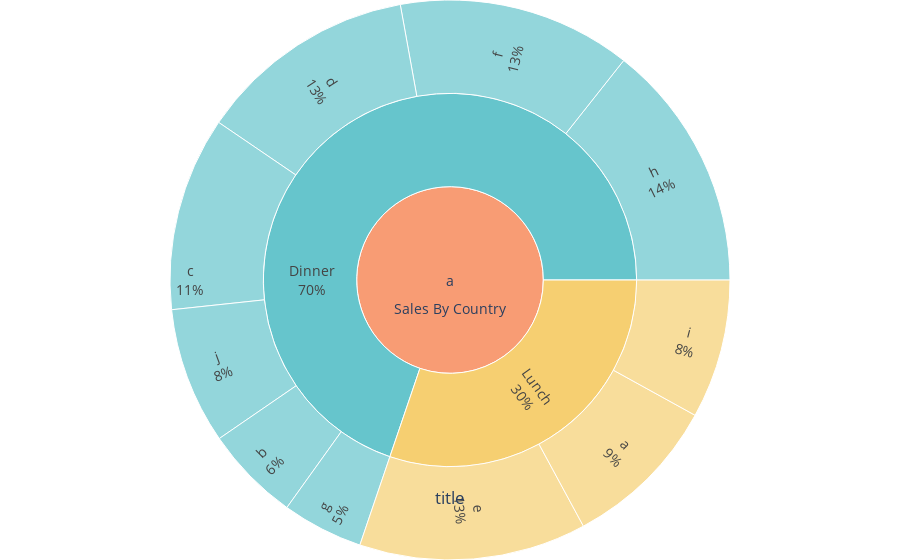

Notebook cell for this chart:
### Code cell
import plotly.express as px
df = {
    'names': ['a', 'b', 'c', 'd', 'e', 'f', 'g', 'h', 'i', 'j'],
    'day': ['Thur', 'Fri', 'Sat', 'Sun', 'Thur', 'Fri', 'Sat', 'Sun', 'Thur', 'Fri'],
    'time': ['Lunch', 'Dinner', 'Dinner', 'Dinner', 'Lunch', 'Dinner', 'Dinner', 'Dinner', 'Lunch', 'Dinner'],
    'total_bill': [16.99, 10.34, 21.01, 23.68, 24.59, 25.29, 8.77, 26.88, 15.04, 14.78],
    'parent': ['a', 'a', 'a', 'a', 'a', 'a', 'a', 'a', 'a', 'a'],
}
fig= px.sunburst(
    df, 
    path=['parent', 'time', 'names'], 
    values='total_bill',
    color='time',
    color_discrete_sequence=px.colors.qualitative.Pastel,
    )

fig.update_layout(
    annotations=[
        dict(
            text='Sales By Country', 
            x=0.5,
            y=0.45,
            showarrow=False,
            xref="paper",
            yref="paper",
            font=dict(
                size=14
                )
            )
        ],
    title=dict(
        text='title',
        x=0.5,
        y=0.1,
        xanchor='center',
        yanchor='bottom',
        ),
    margin = dict(t=0, l=0, r=0, b=0),
    # width=600,
    # height=600,
    autosize=False,
    hovermode= False, # ['x', 'y', 'closest', False]
    )
fig.update_traces(
    textinfo='label+percent entry',
    textfont_size=14,
    insidetextorientation='radial',
    )
fig.show()

### Figure 1 — Plotly figure (JSON) as saved in the notebook; plotly's stock layout.template omitted (floating-point values rounded to 4 significant figures)
{"data": [{"branchvalues": "total", "customdata": [["Dinner"], ["Dinner"], ["Dinner"], ["Dinner"], ["Dinner"], ["Dinner"], ["Dinner"], ["Lunch"], ["Lunch"], ["Lunch"], ["Dinner"], ["Lunch"], ["(?)"]], "domain": {"x": [0, 1], "y": [0, 1]}, "hovertemplate": "labels=%{label}<br>total_bill=%{value}<br>parent=%{parent}<br>id=%{id}<br>time=%{customdata[0]}<extra></extra>", "ids": ["a/Dinner/b", "a/Dinner/c", "a/Dinner/d", "a/Dinner/f", "a/Dinner/g", "a/Dinner/h", "a/Dinner/j", "a/Lunch/a", "a/Lunch/e", "a/Lunch/i", "a/Dinner", "a/Lunch", "a"], "insidetextorientation": "radial", "labels": ["b", "c", "d", "f", "g", "h", "j", "a", "e", "i", "Dinner", "Lunch", "a"], "marker": {"colors": ["rgb(102, 197, 204)", "rgb(102, 197, 204)", "rgb(102, 197, 204)", "rgb(102, 197, 204)", "rgb(102, 197, 204)", "rgb(102, 197, 204)", "rgb(102, 197, 204)", "rgb(246, 207, 113)", "rgb(246, 207, 113)", "rgb(246, 207, 113)", "rgb(102, 197, 204)", "rgb(246, 207, 113)", "rgb(248, 156, 116)"]}, "name": "", "parents": ["a/Dinner", "a/Dinner", "a/Dinner", "a/Dinner", "a/Dinner", "a/Dinner", "a/Dinner", "a/Lunch", "a/Lunch", "a/Lunch", "a", "a", ""], "textfont": {"size": 14}, "textinfo": "label+percent entry", "type": "sunburst", "values": [10.34, 21.01, 23.68, 25.29, 8.77, 26.88, 14.78, 16.99, 24.59, 15.04, 130.8, 56.62, 187.4]}], "layout": {"annotations": [{"font": {"size": 14}, "showarrow": false, "text": "Sales By Country", "x": 0.5, "xref": "paper", "y": 0.45, "yref": "paper"}], "autosize": false, "hovermode": false, "legend": {"tracegroupgap": 0}, "margin": {"b": 0, "l": 0, "r": 0, "t": 0}, "sunburstcolorway": ["rgb(102, 197, 204)", "rgb(246, 207, 113)", "rgb(248, 156, 116)", "rgb(220, 176, 242)", "rgb(135, 197, 95)", "rgb(158, 185, 243)", "rgb(254, 136, 177)", "rgb(201, 219, 116)", "rgb(139, 224, 164)", "rgb(180, 151, 231)", "rgb(179, 179, 179)"], "title": {"text": "title", "x": 0.5, "xanchor": "center", "y": 0.1, "yanchor": "bottom"}}}
